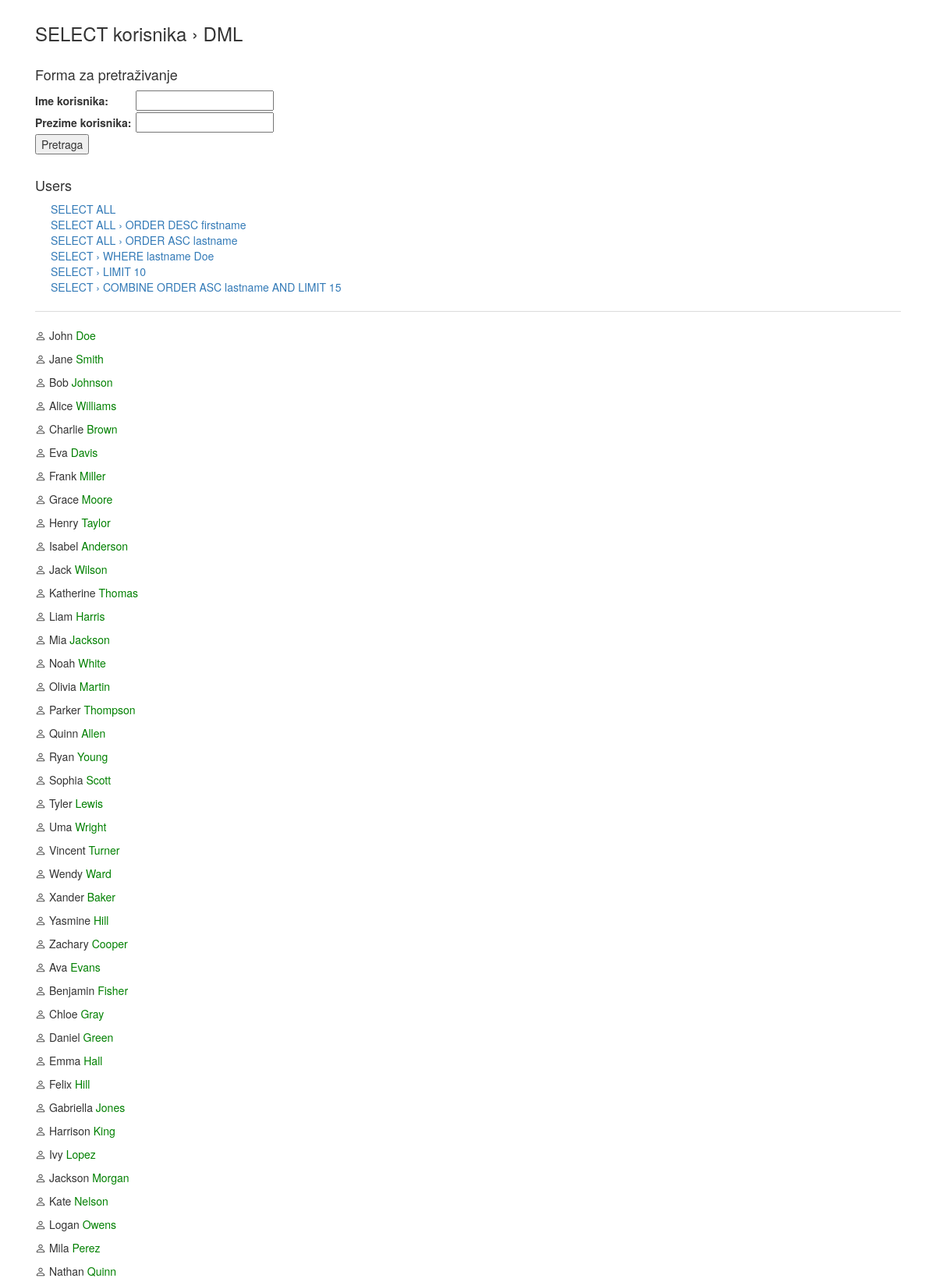
The app's page /vj15/index.php (upper part) with its own data.
### tables this page shows
CREATE TABLE `users` (
  `id` int(11) NOT NULL,
  `user_firstname` varchar(255) NOT NULL,
  `user_lastname` varchar(255) NOT NULL
);

### vj15/index.php (the view, shortened to what this page needs)
<!DOCTYPE html>
<html lang="en">
  <head>
    <link href="https://cdn.jsdelivr.net/npm/bootstrap@5.3.2/dist/css/bootstrap.min.css" rel="stylesheet">
	<link rel="stylesheet" href="https://cdn.jsdelivr.net/npm/bootstrap-icons@1.3.0/font/bootstrap-icons.css">
    <link rel="stylesheet" href="https://maxcdn.bootstrapcdn.com/bootstrap/3.3.7/css/bootstrap.min.css">
  </head>
<body>
<div class="container">
	<h1>SELECT korisnika &rsaquo; DML </h1>
    <h2>Forma za pretraživanje</h2>
    <form action="index.php" method="post">
        <label style="width:125px;" for="ime">Ime korisnika:</label>
        <input type="text" id="ime" name="ime"><br>
        <label style="width:125px;" for="prezime">Prezime korisnika:</label>
        <input type="text" id="prezime" name="prezime"><br>
        <input type="submit" name="pretraga" value="Pretraga">
    </form>
	<?php
    $MySQL = mysqli_connect("127.0.0.1", "root", "", "bazabv") or die('Error connecting to MySQL server.');
    print '<h2>Users</h2>
        <ul>
            <li><a href="index.php?menu=1">SELECT ALL</a></li>
            <li><a href="index.php?menu=2">SELECT ALL &rsaquo; ORDER DESC firstname</a></li>
            <li><a href="index.php?menu=3">SELECT ALL &rsaquo; ORDER ASC lastname</a></li>
            <li><a href="index.php?menu=4">SELECT &rsaquo; WHERE lastname Doe</a></li>
            <li><a href="index.php?menu=5">SELECT &rsaquo; LIMIT 10</a></li>
            <li><a href="index.php?menu=6">SELECT &rsaquo; COMBINE ORDER ASC lastname AND LIMIT 15</a></li>
        </ul>
        <hr style="border-bottom:1px solid grey">';
        if (isset($_POST['pretraga'])) {
            $ime = $_POST["ime"];
            $prezime = $_POST["prezime"];
            $query  = "SELECT * FROM users WHERE user_firstname LIKE '%$ime%' AND user_lastname LIKE '%$prezime%'";
        } else {
            if (!isset($_GET['menu']) || $_GET['menu'] == 1) {
                $query  = "SELECT * FROM users";
            }
        }
        $result = @mysqli_query($MySQL, $query);
        while($row = @mysqli_fetch_array($result)) {
            print "<p><i class='bi bi-person'></i> ". $row['user_firstname'] . " <span style='color:green'>" . $row['user_lastname'] . "</span></p>";
        }
	 ?>
</div>
</body>
</html>

### vj15/index.php (style rules this page uses)
body { margin: 10px; }
ul { list-style-type:none; }
h1 { font-size:24px; }
h2 { margin-top:30px; font-size:18px; }

### records on screen
users: user_firstname "John", user_lastname "Doe"
users: user_firstname "Jane", user_lastname "Smith"
users: user_firstname "Bob", user_lastname "Johnson"
users: user_firstname "Alice", user_lastname "Williams"
users: user_firstname "Charlie", user_lastname "Brown"
users: user_firstname "Eva", user_lastname "Davis"
users: user_firstname "Frank", user_lastname "Miller"
users: user_firstname "Grace", user_lastname "Moore"
users: user_firstname "Henry", user_lastname "Taylor"
users: user_firstname "Isabel", user_lastname "Anderson"
users: user_firstname "Jack", user_lastname "Wilson"
users: user_firstname "Katherine", user_lastname "Thomas"
users: user_firstname "Liam", user_lastname "Harris"
users: user_firstname "Mia", user_lastname "Jackson"
users: user_firstname "Noah", user_lastname "White"
users: user_firstname "Olivia", user_lastname "Martin"
users: user_firstname "Parker", user_lastname "Thompson"
users: user_firstname "Quinn", user_lastname "Allen"
users: user_firstname "Ryan", user_lastname "Young"
users: user_firstname "Sophia", user_lastname "Scott"
users: user_firstname "Tyler", user_lastname "Lewis"
users: user_firstname "Uma", user_lastname "Wright"
users: user_firstname "Vincent", user_lastname "Turner"
users: user_firstname "Wendy", user_lastname "Ward"
users: user_firstname "Xander", user_lastname "Baker"
users: user_firstname "Yasmine", user_lastname "Hill"
users: user_firstname "Zachary", user_lastname "Cooper"
users: user_firstname "Ava", user_lastname "Evans"
users: user_firstname "Benjamin", user_lastname "Fisher"
users: user_firstname "Chloe", user_lastname "Gray"
users: user_firstname "Daniel", user_lastname "Green"
users: user_firstname "Emma", user_lastname "Hall"
users: user_firstname "Felix", user_lastname "Hill"
users: user_firstname "Gabriella", user_lastname "Jones"
users: user_firstname "Harrison", user_lastname "King"
users: user_firstname "Ivy", user_lastname "Lopez"
users: user_firstname "Jackson", user_lastname "Morgan"
users: user_firstname "Kate", user_lastname "Nelson"
users: user_firstname "Logan", user_lastname "Owens"
users: user_firstname "Mila", user_lastname "Perez"
users: user_firstname "Nathan", user_lastname "Quinn"
